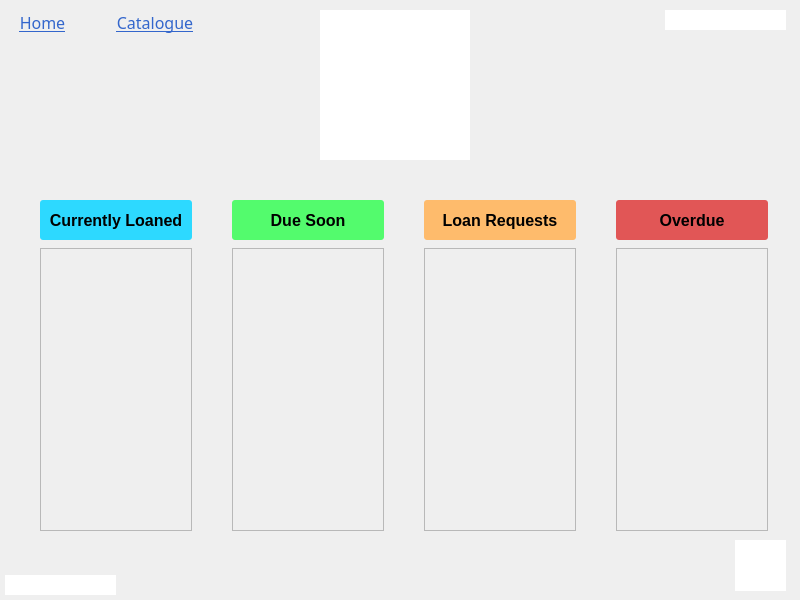
<?xml version="1.0" encoding="UTF-8"?>
<ui version="4.0">
 <class>your_items_screen</class>
 <widget class="QWidget" name="your_items_screen">
  <property name="geometry">
   <rect>
    <x>0</x>
    <y>0</y>
    <width>800</width>
    <height>600</height>
   </rect>
  </property>
  <property name="windowTitle">
   <string>Form</string>
  </property>
  <widget class="QPushButton" name="pushButton_home">
   <property name="geometry">
    <rect>
     <x>5</x>
     <y>10</y>
     <width>75</width>
     <height>24</height>
    </rect>
   </property>
   <property name="font">
    <font>
     <family>Italic Outline Art</family>
     <pointsize>12</pointsize>
     <bold>false</bold>
     <underline>true</underline>
    </font>
   </property>
   <property name="cursor">
    <cursorShape>PointingHandCursor</cursorShape>
   </property>
   <property name="styleSheet">
    <string notr="true">background-color: 0;
border-radius: 15px;
border-color: 0;
color: #3366CC;
</string>
   </property>
   <property name="text">
    <string>Home</string>
   </property>
  </widget>
  <widget class="QLabel" name="label_username">
   <property name="geometry">
    <rect>
     <x>665</x>
     <y>10</y>
     <width>121</width>
     <height>20</height>
    </rect>
   </property>
   <property name="layoutDirection">
    <enum>Qt::LeftToRight</enum>
   </property>
   <property name="styleSheet">
    <string notr="true">text-align: right;
background-color: rgb(255, 255, 255);
</string>
   </property>
   <property name="text">
    <string/>
   </property>
  </widget>
  <widget class="QLabel" name="label_title">
   <property name="geometry">
    <rect>
     <x>735</x>
     <y>540</y>
     <width>51</width>
     <height>51</height>
    </rect>
   </property>
   <property name="styleSheet">
    <string notr="true">background-color: rgb(255, 255, 255);</string>
   </property>
   <property name="text">
    <string/>
   </property>
   <property name="scaledContents">
    <bool>false</bool>
   </property>
  </widget>
  <widget class="QPushButton" name="pushButton_catalogue">
   <property name="geometry">
    <rect>
     <x>105</x>
     <y>10</y>
     <width>100</width>
     <height>24</height>
    </rect>
   </property>
   <property name="font">
    <font>
     <family>Italic Outline Art</family>
     <pointsize>12</pointsize>
     <bold>false</bold>
     <underline>true</underline>
    </font>
   </property>
   <property name="cursor">
    <cursorShape>PointingHandCursor</cursorShape>
   </property>
   <property name="styleSheet">
    <string notr="true">background-color: 0;
border-radius: 15px;
border-color: 0;
color: #3366CC;
</string>
   </property>
   <property name="text">
    <string>Catalogue</string>
   </property>
  </widget>
  <widget class="QLabel" name="label_heading">
   <property name="geometry">
    <rect>
     <x>320</x>
     <y>10</y>
     <width>150</width>
     <height>150</height>
    </rect>
   </property>
   <property name="styleSheet">
    <string notr="true">background-color: rgb(255, 255, 255);</string>
   </property>
   <property name="text">
    <string/>
   </property>
  </widget>
  <widget class="QWidget" name="layoutWidget">
   <property name="geometry">
    <rect>
     <x>0</x>
     <y>200</y>
     <width>808</width>
     <height>331</height>
    </rect>
   </property>
   <layout class="QHBoxLayout" name="horizontalLayout">
    <property name="spacing">
     <number>40</number>
    </property>
    <property name="leftMargin">
     <number>40</number>
    </property>
    <property name="rightMargin">
     <number>40</number>
    </property>
    <item>
     <layout class="QVBoxLayout" name="verticalLayout">
      <property name="spacing">
       <number>8</number>
      </property>
      <item>
       <widget class="QLabel" name="label">
        <property name="minimumSize">
         <size>
          <width>150</width>
          <height>40</height>
         </size>
        </property>
        <property name="maximumSize">
         <size>
          <width>16777215</width>
          <height>40</height>
         </size>
        </property>
        <property name="font">
         <font>
          <family>Arial</family>
          <pointsize>12</pointsize>
          <bold>true</bold>
         </font>
        </property>
        <property name="styleSheet">
         <string notr="true">background-color: #2DD9FF;
border-radius: 3px;</string>
        </property>
        <property name="text">
         <string>Currently Loaned</string>
        </property>
        <property name="alignment">
         <set>Qt::AlignCenter</set>
        </property>
       </widget>
      </item>
      <item>
       <widget class="QScrollArea" name="scrollArea_currentlyLoaned">
        <property name="verticalScrollBarPolicy">
         <enum>Qt::ScrollBarAsNeeded</enum>
        </property>
        <property name="widgetResizable">
         <bool>true</bool>
        </property>
        <widget class="QWidget" name="scrollAreaWidgetContents">
         <property name="geometry">
          <rect>
           <x>0</x>
           <y>0</y>
           <width>148</width>
           <height>277</height>
          </rect>
         </property>
        </widget>
       </widget>
      </item>
     </layout>
    </item>
    <item>
     <layout class="QVBoxLayout" name="verticalLayout_2">
      <property name="spacing">
       <number>8</number>
      </property>
      <item>
       <widget class="QLabel" name="label_2">
        <property name="minimumSize">
         <size>
          <width>150</width>
          <height>40</height>
         </size>
        </property>
        <property name="maximumSize">
         <size>
          <width>16777215</width>
          <height>40</height>
         </size>
        </property>
        <property name="font">
         <font>
          <family>Arial</family>
          <pointsize>12</pointsize>
          <bold>true</bold>
         </font>
        </property>
        <property name="styleSheet">
         <string notr="true">background-color: #53FB6D;
border-radius: 3px;</string>
        </property>
        <property name="text">
         <string>Due Soon</string>
        </property>
        <property name="alignment">
         <set>Qt::AlignCenter</set>
        </property>
       </widget>
      </item>
      <item>
       <widget class="QScrollArea" name="scrollArea_dueSoon">
        <property name="verticalScrollBarPolicy">
         <enum>Qt::ScrollBarAsNeeded</enum>
        </property>
        <property name="widgetResizable">
         <bool>true</bool>
        </property>
        <widget class="QWidget" name="scrollAreaWidgetContents_2">
         <property name="geometry">
          <rect>
           <x>0</x>
           <y>0</y>
           <width>148</width>
           <height>277</height>
          </rect>
         </property>
        </widget>
       </widget>
      </item>
     </layout>
    </item>
    <item>
     <layout class="QVBoxLayout" name="verticalLayout_3">
      <property name="spacing">
       <number>8</number>
      </property>
      <item>
       <widget class="QLabel" name="label_3">
        <property name="minimumSize">
         <size>
          <width>150</width>
          <height>40</height>
         </size>
        </property>
        <property name="maximumSize">
         <size>
          <width>16777215</width>
          <height>40</height>
         </size>
        </property>
        <property name="font">
         <font>
          <family>Arial</family>
          <pointsize>12</pointsize>
          <bold>true</bold>
         </font>
        </property>
        <property name="styleSheet">
         <string notr="true">background-color: #FEBB6C;
border-radius: 3px;</string>
        </property>
        <property name="text">
         <string>Loan Requests</string>
        </property>
        <property name="alignment">
         <set>Qt::AlignCenter</set>
        </property>
       </widget>
      </item>
      <item>
       <widget class="QScrollArea" name="scrollArea_loanRequests">
        <property name="verticalScrollBarPolicy">
         <enum>Qt::ScrollBarAsNeeded</enum>
        </property>
        <property name="widgetResizable">
         <bool>true</bool>
        </property>
        <widget class="QWidget" name="scrollAreaWidgetContents_3">
         <property name="geometry">
          <rect>
           <x>0</x>
           <y>0</y>
           <width>148</width>
           <height>277</height>
          </rect>
         </property>
        </widget>
       </widget>
      </item>
     </layout>
    </item>
    <item>
     <layout class="QVBoxLayout" name="verticalLayout_4">
      <property name="spacing">
       <number>8</number>
      </property>
      <item>
       <widget class="QLabel" name="label_4">
        <property name="minimumSize">
         <size>
          <width>150</width>
          <height>40</height>
         </size>
        </property>
        <property name="maximumSize">
         <size>
          <width>16777215</width>
          <height>40</height>
         </size>
        </property>
        <property name="font">
         <font>
          <family>Arial</family>
          <pointsize>12</pointsize>
          <bold>true</bold>
         </font>
        </property>
        <property name="styleSheet">
         <string notr="true">background-color: #E15656;
border-radius: 3px;</string>
        </property>
        <property name="text">
         <string>Overdue</string>
        </property>
        <property name="alignment">
         <set>Qt::AlignCenter</set>
        </property>
       </widget>
      </item>
      <item>
       <widget class="QScrollArea" name="scrollArea_overdue">
        <property name="verticalScrollBarPolicy">
         <enum>Qt::ScrollBarAsNeeded</enum>
        </property>
        <property name="widgetResizable">
         <bool>true</bool>
        </property>
        <widget class="QWidget" name="scrollAreaWidgetContents_4">
         <property name="geometry">
          <rect>
           <x>0</x>
           <y>0</y>
           <width>148</width>
           <height>277</height>
          </rect>
         </property>
        </widget>
       </widget>
      </item>
     </layout>
    </item>
   </layout>
  </widget>
  <widget class="QLabel" name="label_date">
   <property name="geometry">
    <rect>
     <x>5</x>
     <y>575</y>
     <width>111</width>
     <height>20</height>
    </rect>
   </property>
   <property name="styleSheet">
    <string notr="true">background-color: rgb(255, 255, 255);</string>
   </property>
   <property name="text">
    <string/>
   </property>
   <property name="alignment">
    <set>Qt::AlignLeading|Qt::AlignLeft|Qt::AlignVCenter</set>
   </property>
  </widget>
 </widget>
 <resources/>
 <connections/>
</ui>
